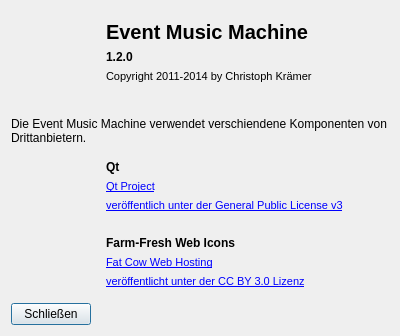
<?xml version="1.0" encoding="UTF-8"?>
<ui version="4.0">
 <class>AboutDialog</class>
 <widget class="QDialog" name="AboutDialog">
  <property name="geometry">
   <rect>
    <x>0</x>
    <y>0</y>
    <width>400</width>
    <height>336</height>
   </rect>
  </property>
  <property name="windowTitle">
   <string>Über die Event Music Machine</string>
  </property>
  <layout class="QGridLayout" name="gridLayout">
   <item row="0" column="0">
    <widget class="QLabel" name="label">
     <property name="minimumSize">
      <size>
       <width>75</width>
       <height>75</height>
      </size>
     </property>
     <property name="maximumSize">
      <size>
       <width>75</width>
       <height>75</height>
      </size>
     </property>
     <property name="pixmap">
      <pixmap resource="../resources/icons.qrc">:/app/icons/icon.ico</pixmap>
     </property>
     <property name="scaledContents">
      <bool>true</bool>
     </property>
    </widget>
   </item>
   <item row="0" column="1">
    <widget class="QWidget" name="widget" native="true">
     <layout class="QVBoxLayout" name="verticalLayout">
      <item>
       <widget class="QLabel" name="label_2">
        <property name="styleSheet">
         <string notr="true">font-size:20px;
font-weight:bold;</string>
        </property>
        <property name="text">
         <string notr="true">Event Music Machine</string>
        </property>
       </widget>
      </item>
      <item>
       <widget class="QLabel" name="label_3">
        <property name="styleSheet">
         <string notr="true">font-weight:bold;
font-size:12px;</string>
        </property>
        <property name="text">
         <string notr="true">1.2.0</string>
        </property>
       </widget>
      </item>
      <item>
       <widget class="QLabel" name="label_4">
        <property name="text">
         <string notr="true">&lt;!DOCTYPE HTML PUBLIC &quot;-//W3C//DTD HTML 4.0//EN&quot; &quot;http://www.w3.org/TR/REC-html40/strict.dtd&quot;&gt;
&lt;html&gt;&lt;head&gt;&lt;meta name=&quot;qrichtext&quot; content=&quot;1&quot; /&gt;&lt;style type=&quot;text/css&quot;&gt;
p, li { white-space: pre-wrap; }
&lt;/style&gt;&lt;/head&gt;&lt;body style=&quot; font-family:'MS Shell Dlg 2'; font-size:8pt; font-weight:400; font-style:normal;&quot;&gt;
&lt;p style=&quot; margin-top:0px; margin-bottom:0px; margin-left:0px; margin-right:0px; -qt-block-indent:0; text-indent:0px;&quot;&gt;Copyright 2011-2014 by Christoph Krämer&lt;/p&gt;&lt;/body&gt;&lt;/html&gt;</string>
        </property>
       </widget>
      </item>
     </layout>
    </widget>
   </item>
   <item row="2" column="0" colspan="2">
    <widget class="QLabel" name="label_5">
     <property name="text">
      <string>Die Event Music Machine verwendet verschiendene Komponenten von Drittanbietern.</string>
     </property>
     <property name="wordWrap">
      <bool>true</bool>
     </property>
    </widget>
   </item>
   <item row="3" column="0">
    <widget class="QLabel" name="label_6">
     <property name="minimumSize">
      <size>
       <width>40</width>
       <height>50</height>
      </size>
     </property>
     <property name="maximumSize">
      <size>
       <width>40</width>
       <height>50</height>
      </size>
     </property>
     <property name="pixmap">
      <pixmap resource="../resources/icons.qrc">:/app/icons/qt.png</pixmap>
     </property>
     <property name="scaledContents">
      <bool>true</bool>
     </property>
    </widget>
   </item>
   <item row="3" column="1">
    <widget class="QWidget" name="widget_2" native="true">
     <layout class="QVBoxLayout" name="verticalLayout_2">
      <item>
       <widget class="QLabel" name="label_8">
        <property name="font">
         <font>
          <weight>75</weight>
          <bold>true</bold>
         </font>
        </property>
        <property name="text">
         <string notr="true">Qt</string>
        </property>
       </widget>
      </item>
      <item>
       <widget class="QLabel" name="label_13">
        <property name="text">
         <string notr="true">&lt;!DOCTYPE HTML PUBLIC &quot;-//W3C//DTD HTML 4.0//EN&quot; &quot;http://www.w3.org/TR/REC-html40/strict.dtd&quot;&gt;
&lt;html&gt;&lt;head&gt;&lt;meta name=&quot;qrichtext&quot; content=&quot;1&quot; /&gt;&lt;style type=&quot;text/css&quot;&gt;
p, li { white-space: pre-wrap; }
&lt;/style&gt;&lt;/head&gt;&lt;body style=&quot; font-family:'MS Shell Dlg 2'; font-size:8pt; font-weight:400; font-style:normal;&quot;&gt;
&lt;p style=&quot; margin-top:0px; margin-bottom:0px; margin-left:0px; margin-right:0px; -qt-block-indent:0; text-indent:0px;&quot;&gt;&lt;a href=&quot;http://qt-project.org/&quot;&gt;&lt;span style=&quot; text-decoration: underline; color:#0000ff;&quot;&gt;Qt Project&lt;/span&gt;&lt;/a&gt;&lt;/p&gt;&lt;/body&gt;&lt;/html&gt;</string>
        </property>
        <property name="openExternalLinks">
         <bool>true</bool>
        </property>
       </widget>
      </item>
      <item>
       <widget class="QLabel" name="label_14">
        <property name="text">
         <string>&lt;!DOCTYPE HTML PUBLIC &quot;-//W3C//DTD HTML 4.0//EN&quot; &quot;http://www.w3.org/TR/REC-html40/strict.dtd&quot;&gt;
&lt;html&gt;&lt;head&gt;&lt;meta name=&quot;qrichtext&quot; content=&quot;1&quot; /&gt;&lt;style type=&quot;text/css&quot;&gt;
p, li { white-space: pre-wrap; }
&lt;/style&gt;&lt;/head&gt;&lt;body style=&quot; font-family:'MS Shell Dlg 2'; font-size:8.25pt; font-weight:400; font-style:normal;&quot;&gt;
&lt;p style=&quot; margin-top:0px; margin-bottom:0px; margin-left:0px; margin-right:0px; -qt-block-indent:0; text-indent:0px;&quot;&gt;&lt;a href=&quot;http://www.gnu.de/documents/lgpl-2.1.de.html&quot;&gt;&lt;span style=&quot; text-decoration: underline; color:#0000ff;&quot;&gt;veröffentlich unter der General Public License v3&lt;/span&gt;&lt;/a&gt;&lt;/p&gt;&lt;/body&gt;&lt;/html&gt;</string>
        </property>
        <property name="openExternalLinks">
         <bool>true</bool>
        </property>
       </widget>
      </item>
     </layout>
    </widget>
   </item>
   <item row="4" column="0">
    <widget class="QLabel" name="label_7">
     <property name="minimumSize">
      <size>
       <width>50</width>
       <height>50</height>
      </size>
     </property>
     <property name="maximumSize">
      <size>
       <width>50</width>
       <height>50</height>
      </size>
     </property>
     <property name="pixmap">
      <pixmap resource="../resources/icons.qrc">:/app/icons/fatcow.png</pixmap>
     </property>
     <property name="scaledContents">
      <bool>true</bool>
     </property>
    </widget>
   </item>
   <item row="4" column="1">
    <widget class="QWidget" name="widget_3" native="true">
     <layout class="QGridLayout" name="gridLayout_2">
      <item row="0" column="0">
       <widget class="QLabel" name="label_9">
        <property name="font">
         <font>
          <weight>75</weight>
          <bold>true</bold>
         </font>
        </property>
        <property name="text">
         <string notr="true">Farm-Fresh Web Icons</string>
        </property>
       </widget>
      </item>
      <item row="1" column="0">
       <widget class="QLabel" name="label_10">
        <property name="text">
         <string notr="true">&lt;!DOCTYPE HTML PUBLIC &quot;-//W3C//DTD HTML 4.0//EN&quot; &quot;http://www.w3.org/TR/REC-html40/strict.dtd&quot;&gt;
&lt;html&gt;&lt;head&gt;&lt;meta name=&quot;qrichtext&quot; content=&quot;1&quot; /&gt;&lt;style type=&quot;text/css&quot;&gt;
p, li { white-space: pre-wrap; }
&lt;/style&gt;&lt;/head&gt;&lt;body style=&quot; font-family:'MS Shell Dlg 2'; font-size:8.25pt; font-weight:400; font-style:normal;&quot;&gt;
&lt;p style=&quot; margin-top:0px; margin-bottom:0px; margin-left:0px; margin-right:0px; -qt-block-indent:0; text-indent:0px;&quot;&gt;&lt;a href=&quot;http://www.fatcow.com/free-icons&quot;&gt;&lt;span style=&quot; text-decoration: underline; color:#0000ff;&quot;&gt;Fat Cow Web Hosting&lt;/span&gt;&lt;/a&gt;&lt;/p&gt;&lt;/body&gt;&lt;/html&gt;</string>
        </property>
        <property name="openExternalLinks">
         <bool>true</bool>
        </property>
       </widget>
      </item>
      <item row="2" column="0">
       <widget class="QLabel" name="label_11">
        <property name="text">
         <string>&lt;!DOCTYPE HTML PUBLIC &quot;-//W3C//DTD HTML 4.0//EN&quot; &quot;http://www.w3.org/TR/REC-html40/strict.dtd&quot;&gt;
&lt;html&gt;&lt;head&gt;&lt;meta name=&quot;qrichtext&quot; content=&quot;1&quot; /&gt;&lt;style type=&quot;text/css&quot;&gt;
p, li { white-space: pre-wrap; }
&lt;/style&gt;&lt;/head&gt;&lt;body style=&quot; font-family:'MS Shell Dlg 2'; font-size:8.25pt; font-weight:400; font-style:normal;&quot;&gt;
&lt;p style=&quot; margin-top:0px; margin-bottom:0px; margin-left:0px; margin-right:0px; -qt-block-indent:0; text-indent:0px;&quot;&gt;&lt;a href=&quot;http://creativecommons.org/licenses/by/3.0/us/&quot;&gt;&lt;span style=&quot; text-decoration: underline; color:#0000ff;&quot;&gt;veröffentlicht unter der CC BY 3.0 Lizenz&lt;/span&gt;&lt;/a&gt;&lt;/p&gt;&lt;/body&gt;&lt;/html&gt;</string>
        </property>
        <property name="openExternalLinks">
         <bool>true</bool>
        </property>
       </widget>
      </item>
      <item row="0" column="1" rowspan="3">
       <widget class="QLabel" name="label_12">
        <property name="minimumSize">
         <size>
          <width>60</width>
          <height>20</height>
         </size>
        </property>
        <property name="maximumSize">
         <size>
          <width>60</width>
          <height>20</height>
         </size>
        </property>
        <property name="pixmap">
         <pixmap>:/icons/somerights20.png</pixmap>
        </property>
        <property name="scaledContents">
         <bool>true</bool>
        </property>
        <property name="alignment">
         <set>Qt::AlignRight|Qt::AlignTrailing|Qt::AlignVCenter</set>
        </property>
       </widget>
      </item>
     </layout>
    </widget>
   </item>
   <item row="1" column="0" colspan="2">
    <spacer name="verticalSpacer">
     <property name="orientation">
      <enum>Qt::Vertical</enum>
     </property>
     <property name="sizeHint" stdset="0">
      <size>
       <width>20</width>
       <height>40</height>
      </size>
     </property>
    </spacer>
   </item>
   <item row="5" column="0">
    <widget class="QPushButton" name="closeButton">
     <property name="text">
      <string>Schließen</string>
     </property>
    </widget>
   </item>
  </layout>
 </widget>
 <resources>
  <include location="../resources/icons.qrc"/>
 </resources>
 <connections/>
</ui>
